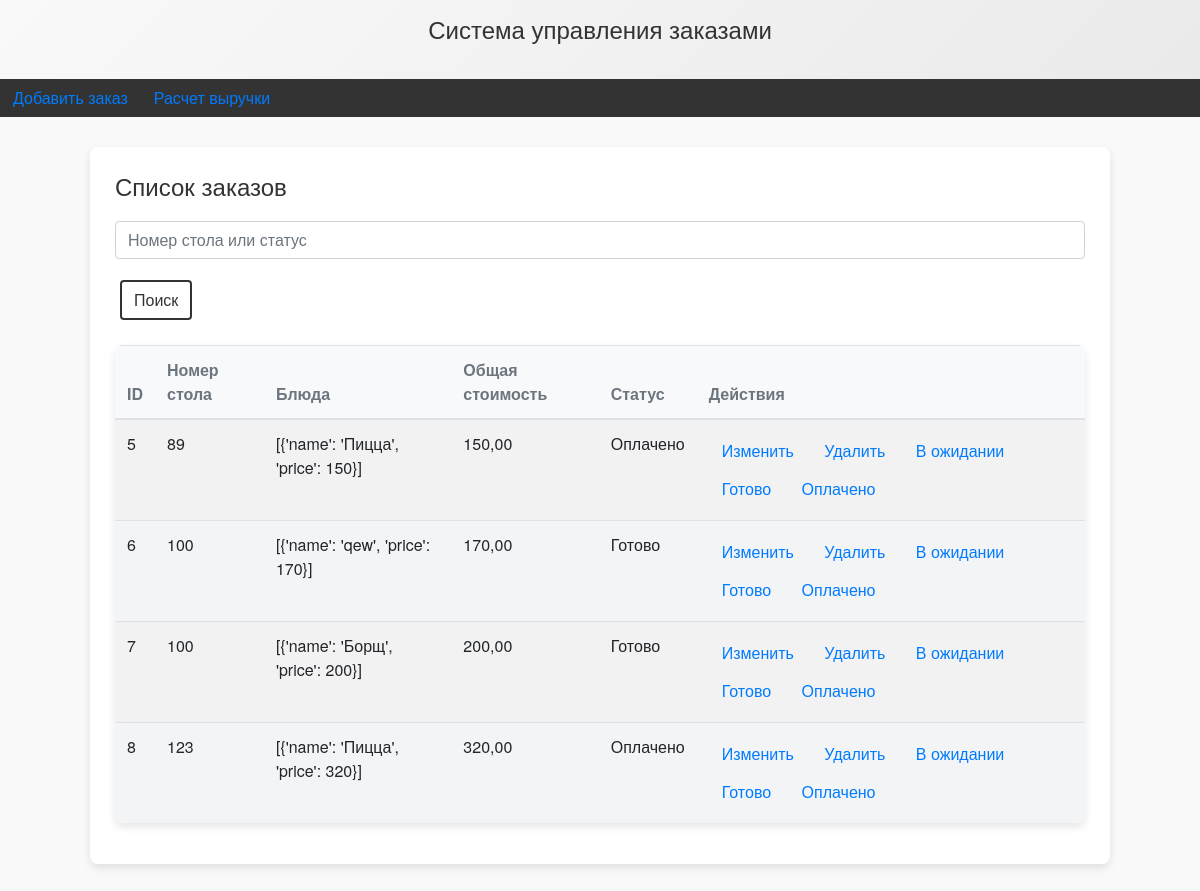
Screenshot of /orders/ with the database file from the repository.
### orders/models.py (models this page shows, shortened)
class Order(models.Model):
    STATUS_CHOICES = (
        ('waiting', 'В ожидании'),  # Заказ ожидает обработки
        ('ready', 'Готово'),        # Заказ готов к выдаче
        ('paid', 'Оплачено'),       # Заказ оплачен
    )
    table_number = models.PositiveIntegerField()
    items = models.JSONField()
    total_price = models.DecimalField(max_digits=10, decimal_places=2, default=0.00)
    status = models.CharField(max_length=10, choices=STATUS_CHOICES, default='waiting')

### orders/views.py (the view)
# urls.py: path('', views.order_list, name='order_list'),
def order_list(request):
    query = request.GET.get('q')
    if query:
        try:
            table_number = int(query)
            orders = Order.objects.filter(table_number=table_number)
        except ValueError:
            orders = Order.objects.filter(status__icontains=query)
        return render(request, 'orders/order_search_results.html', {'orders': orders, 'query': query})
    else:
        orders = Order.objects.all()
        return render(request, 'orders/order_list.html', {'orders': orders})

### orders/templates/orders/order_list.html (shortened to what this page needs)
{% load static %}
<!DOCTYPE html>
<html>
<head>
    <link href="https://stackpath.bootstrapcdn.com/bootstrap/4.5.2/css/bootstrap.min.css" rel="stylesheet">
    <link rel="stylesheet" type="text/css" href="{% static 'css/styles.css' %}?v=3">
</head>
<body>
    <header>
        <h1>Система управления заказами</h1>
    </header>
    <nav>
        <a href="{% url 'order_create' %}" class="btn btn-link">Добавить заказ</a>
        <a href="{% url 'revenue' %}" class="btn btn-link">Расчет выручки</a>
    </nav>
    <div class="container">
        <h1>Список заказов</h1>
        <form method="get" action="{% url 'order_list' %}" class="mb-3">
            <div class="form-group">
                <input type="text" name="q" value="{{ query }}" placeholder="Номер стола или статус" class="form-control">
            </div>
            <button type="submit" class="btn btn-link">Поиск</button>
        </form>
        <table class="table table-striped">
            <thead>
                <tr>
                    <th>ID</th>
                    <th>Номер стола</th>
                    <th>Блюда</th>
                    <th>Общая стоимость</th>
                    <th>Статус</th>
                    <th>Действия</th>
                </tr>
            </thead>
            <tbody>
                {% for order in orders %}
                <tr>
                    <td>{{ order.id }}</td>
                    <td>{{ order.table_number }}</td>
                    <td>{{ order.items|safe }}</td>
                    <td>{{ order.total_price }}</td>
                    <td>{{ order.get_status_display }}</td>
                    <td>
                        <a href="{% url 'order_update' order.id %}" class="btn btn-link">Изменить</a>
                        <a href="{% url 'order_delete' order.id %}" class="btn btn-link">Удалить</a>
                        <a href="{% url 'change_status' order.id 'waiting' %}" class="btn btn-link">В ожидании</a>
                        <a href="{% url 'change_status' order.id 'ready' %}" class="btn btn-link">Готово</a>
                        <a href="{% url 'change_status' order.id 'paid' %}" class="btn btn-link">Оплачено</a>
                    </td>
                </tr>
                {% endfor %}
            </tbody>
        </table>
    </div>
</body>
</html>

### orders/static/css/styles.css (style rules this page uses)
:root { --primary-color: #FF5733; --secondary-color: #33FF57; --tertiary-color: #3357FF; --background-color: #f9f9f9; --header-background: linear-gradient(135deg, #f9f9f9, #eaeaea); --nav-background: #333; --nav-link-color: #f1f1f1; --nav-link-hover-color: #575757; --container-background: #ffffff; --container-shadow: 0 4px 8px rgba(0, 0, 0, 0.1); --button-hover-color: #FF5733; --button-border-radius: 25px; --link-color: #333; --link-hover-color: #FF5733; --input-border-color: #ced4da; --input-focus-border-color: #80bdff; }
body { font-family: 'Helvetica Neue', Arial, sans-serif; margin: 0; padding: 0; background-color: var(--background-color); color: #333; }
header { background: var(--header-background); color: #333; padding: 15px 0; text-align: center; box-shadow: var(--container-shadow); }
nav { background-color: var(--nav-background); overflow: hidden; }
nav a { float: left; display: block; color: var(--nav-link-color); text-align: center; padding: 14px 20px; text-decoration: none; transition: background-color 0.3s ease; }
.container { width: 85%; margin: 30px auto; background-color: var(--container-background); padding: 25px; box-shadow: var(--container-shadow); border-radius: 8px; }
h1 { color: #333; font-size: 24px; margin-bottom: 20px; }
table { width: 100%; border-collapse: collapse; margin-top: 20px; border-radius: 8px; overflow: hidden; box-shadow: var(--container-shadow); }
th, td { padding: 15px; text-align: left; }
th { background-color: #f8f9fa; color: #6c757d; font-weight: bold; }
tr:nth-child(even) { background-color: #f3f4f6; }
button { background-color: transparent; color: var(--link-color); border: 2px solid var(--link-color); padding: 10px 20px; text-align: center; text-decoration: none; display: inline-block; font-size: 16px; margin: 5px; cursor: pointer; border-radius: var(--button-border-radius); transition: background-color 0.3s ease, color 0.3s ease, border-color 0.3s ease; }
a { color: var(--link-color); text-decoration: none; transition: color 0.3s ease; }
form { margin-bottom: 20px; }
input[type="text"] { width: 100%; padding: 12px; margin: 8px 0; box-sizing: border-box; border: 1px solid var(--input-border-color); border-radius: 4px; transition: border-color 0.3s ease; }
button[type="submit"] { background-color: transparent; color: var(--link-color); border: 2px solid var(--link-color); }

### rows the page displays
Order: id "5", table_number "89", items "[{'name': 'Пицца', 'price': 150}]", total_price "150,00", status "Оплачено"
Order: id "6", table_number "100", items "[{'name': 'qew', 'price': 170}]", total_price "170,00", status "Готово"
Order: id "7", table_number "100", items "[{'name': 'Борщ', 'price': 200}]", total_price "200,00", status "Готово"
Order: id "8", table_number "123", items "[{'name': 'Пицца', 'price': 320}]", total_price "320,00", status "Оплачено"
